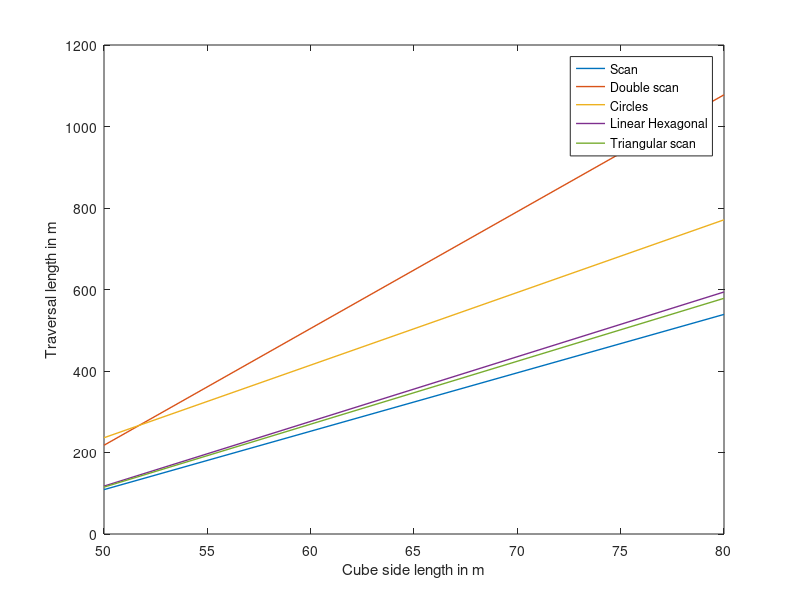

MATLAB code for this plot: (Note: this script raises an error after producing the figure.)
r = 30;
m_value = 50:30:100;

coordinates = zeros(length(m_value), 6);

for i = 1:length(m_value)
    m = m_value(i);
    y_scan = (m / r) * (m^2 / r - r) + m - r;
    y_Dscan = 2 * y_scan;
    y_circle = (m^2 / (2 * r)) * ((pi * m) / (2 * r) + pi / 2 + 1) + m - r;
    y_triangular = (m / r) * (m^2 / (0.9 * r) - m / 9 - r) + m - r;
    y_LH = (m / r) * ((2 * m^2 / (1.732 * r)) - (2 * m / 1.732) + m - r) + m - r;
    y_zcurve = (m / r) * ((m^2 / r) * ((1 + 1 / 1.41) + (m^2 / r^2 - 1) * (r / 2))) + m - r / 2;

    coordinates(i, :) = [m, y_scan, y_Dscan, y_circle, y_LH,y_triangular ];
end

figure;
plot(coordinates(:, 1), coordinates(:, 2:end),'LineWidth',1);

xlabel('Cube side length in m');
ylabel('Traversal length in m');
%title('Traversal Path Comparison at Different Resolutions');

legend('Scan', 'Double scan', 'Circles','Linear Hexagonal', 'Triangular scan', 'Location', 'Best');
colormap('parula');




